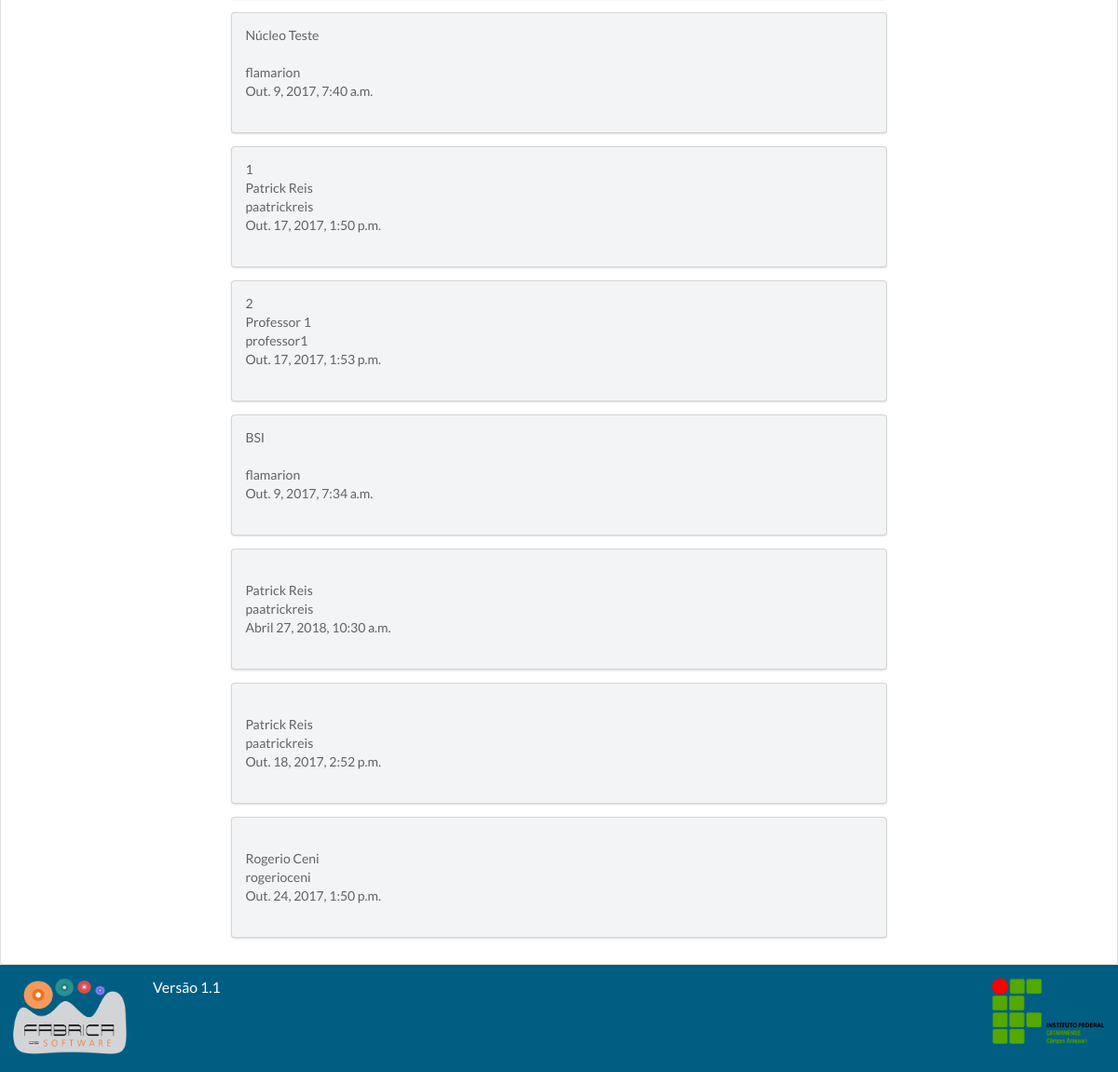
The app's page /log_cadastro/ (signed in, lower part), older data.
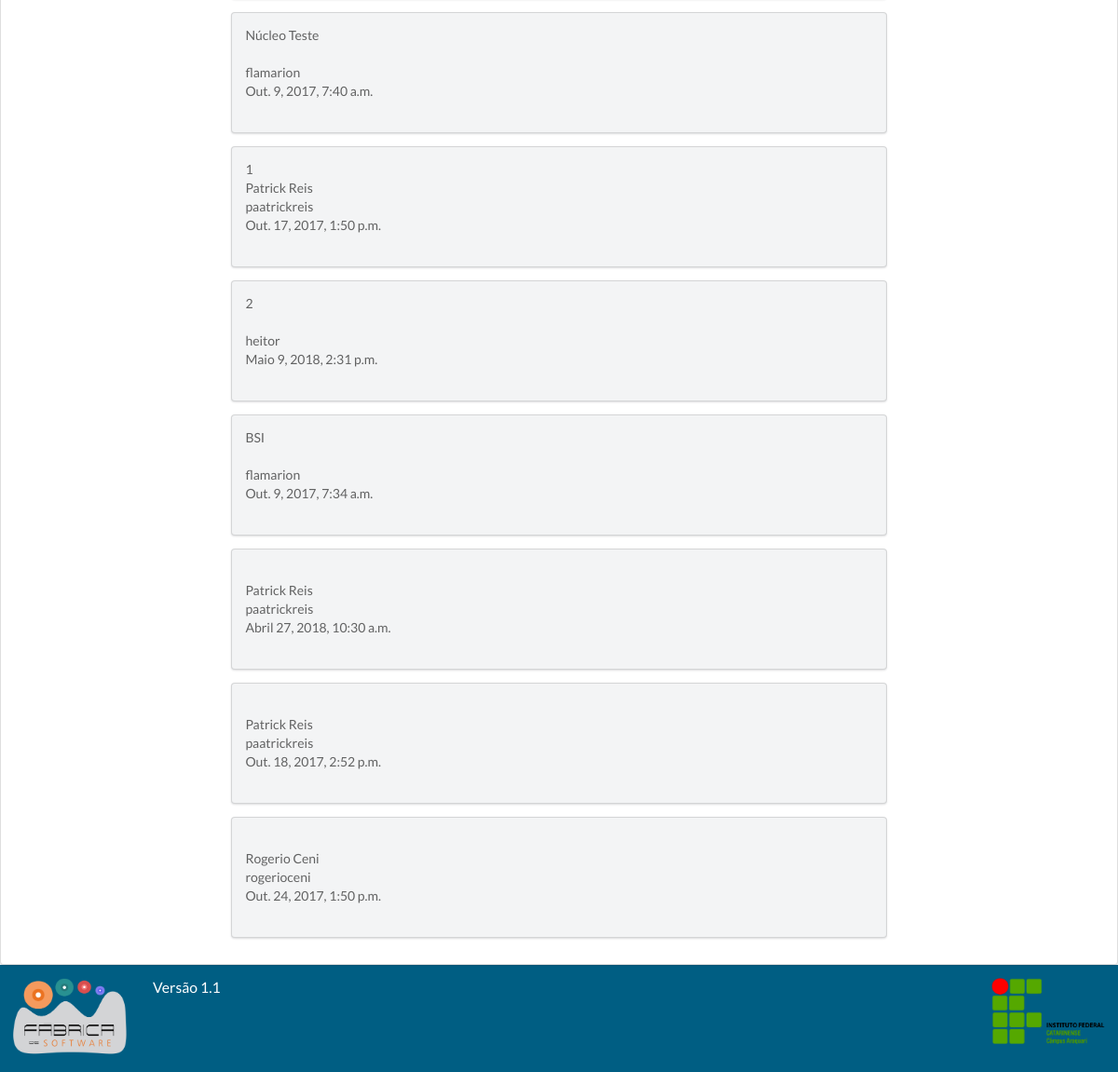
The same page, newer data.
### gestaoapp/models/edital.py (models this page shows, shortened)
class Edital(models.Model):
    numero = models.IntegerField(unique=True)
    orgao_concedente = models.CharField(max_length=255)
    dt_inicio = models.DateField()
    dt_termino = models.DateField()
    url_edital = models.URLField(max_length=200, null=True, blank=True)
    verba = models.FloatField(null=True, blank=True)
    qtd_bolsa = models.IntegerField(null=True, blank=True)
    pdf_edital = models.FileField(null=True, blank=True)
    data_hora_cadastro = models.DateTimeField(auto_now=True)
    responsavel_cadastro = models.ForeignKey(User)

### gestaoapp/views/logcadastro.py (the view)
# urls.py: url(r'^log_cadastro/', LogCadastro.as_view()),
class LogCadastro(LoginRequiredMixin, View):
        template = 'relatorio/visualizar.html'
        def get(self, request):
            projeto = Projeto.objects.all()
            usuario = User.objects.all()
            nucleo = Nucleo.objects.all()
            edital = Edital.objects.all()
            curso = Curso.objects.all()
            parceiro = Parceiro.objects.all()
            bolsa = Bolsa.objects.all()
            return render(request, self.template, {'projetos': projeto, 'usuario': usuario, 'nucleos': nucleo, 'editals': edital, 'cursos': curso, 'bolsas':bolsa, 'parceiros':parceiro })

### gestaoapp/templates/relatorio/visualizar.html (shortened to what this page needs)
{% extends 'base.html' %}
{% block conteudo %}
    {% for nucleo in nucleos %}
        <div class="ui secondary segment">
            {{ nucleo.nome }}<br>
            {{ nucleo.responsavel_cadastro.first_name }} {{ nucleo.responsavel_cadastro.last_name }} <br>
            {{ nucleo.responsavel_cadastro.username }} <br>
            {{ nucleo.data_hora_cadastro }}<br>
            <br>
        </div>
    {% endfor %}
    {% for edital in editals %}
        <div class="ui secondary segment">
            {{ edital.numero }}<br>
            {{ edital.responsavel_cadastro.first_name }} {{ edital.responsavel_cadastro.last_name }} <br>
            {{ edital.responsavel_cadastro.username }} <br>
            {{ edital.data_hora_cadastro }}<br>
            <br>
        </div>
    {% endfor %}
    {% for curso in cursos %}
        <div class="ui secondary segment">
            {{ curso.curso }}<br>
            {{ curso.responsavel_cadastro.first_name }} {{ curso.responsavel_cadastro.last_name }} <br>
            {{ curso.responsavel_cadastro.username }} <br>
            {{ curso.data_hora_cadastro }}<br>
            <br>
        </div>
    {% endfor %}
 {% for bolsa in bolsas %}
        <div class="ui secondary segment">
            {{ bolsa.curso }}<br>
            {{ bolsa.responsavel_cadastro.first_name }} {{ bolsa.responsavel_cadastro.last_name }} <br>
            {{ bolsa.responsavel_cadastro.username }} <br>
            {{ bolsa.data_hora_cadastro }}<br>
            <br>
        </div>
    {% endfor %}
{% endblock %}

Row changes from the older to the newer data that the page shows:
changed Edital: responsavel_cadastro.username "professor1" → "heitor"; data_hora_cadastro "Out. 17, 2017, 1:53 p.m." → "Maio 9, 2018, 2:31 p.m."; responsavel_cadastro.first_name "Professor" → (not shown); responsavel_cadastro.last_name "1" → (not shown)
